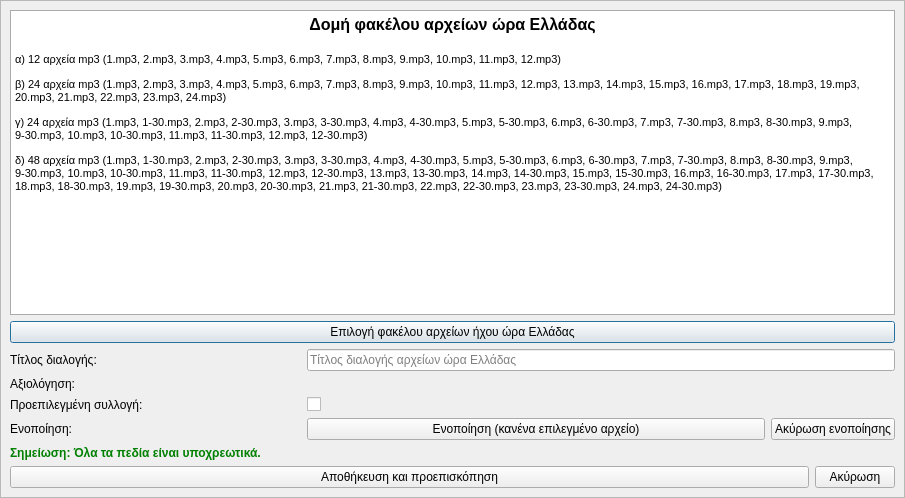
<?xml version="1.0" encoding="UTF-8"?>
<ui version="4.0">
 <class>Dialog</class>
 <widget class="QDialog" name="Dialog">
  <property name="geometry">
   <rect>
    <x>0</x>
    <y>0</y>
    <width>905</width>
    <height>498</height>
   </rect>
  </property>
  <property name="windowTitle">
   <string>Εισαγωγή ώρα Ελλάδας</string>
  </property>
  <property name="windowIcon">
   <iconset resource="../../../../icons.qrc">
    <normaloff>:/rest-windows/assets/images/rest-windows/import.png</normaloff>:/rest-windows/assets/images/rest-windows/import.png</iconset>
  </property>
  <layout class="QGridLayout" name="gridLayout_2">
   <property name="leftMargin">
    <number>0</number>
   </property>
   <property name="topMargin">
    <number>0</number>
   </property>
   <property name="rightMargin">
    <number>0</number>
   </property>
   <property name="bottomMargin">
    <number>0</number>
   </property>
   <item row="0" column="0">
    <widget class="QScrollArea" name="scrollArea">
     <property name="widgetResizable">
      <bool>true</bool>
     </property>
     <widget class="QWidget" name="scrollAreaWidgetContents">
      <property name="geometry">
       <rect>
        <x>0</x>
        <y>0</y>
        <width>903</width>
        <height>496</height>
       </rect>
      </property>
      <property name="sizePolicy">
       <sizepolicy hsizetype="Ignored" vsizetype="Preferred">
        <horstretch>0</horstretch>
        <verstretch>0</verstretch>
       </sizepolicy>
      </property>
      <layout class="QGridLayout" name="gridLayout_3">
       <item row="1" column="0" colspan="3">
        <widget class="QPushButton" name="choose_folder_button">
         <property name="sizePolicy">
          <sizepolicy hsizetype="Minimum" vsizetype="Maximum">
           <horstretch>0</horstretch>
           <verstretch>0</verstretch>
          </sizepolicy>
         </property>
         <property name="minimumSize">
          <size>
           <width>0</width>
           <height>0</height>
          </size>
         </property>
         <property name="text">
          <string>Επιλογή φακέλου αρχείων ήχου ώρα Ελλάδας</string>
         </property>
         <property name="icon">
          <iconset resource="../../../../icons.qrc">
           <normaloff>:/rest-windows/assets/images/rest-windows/select-file.png</normaloff>:/rest-windows/assets/images/rest-windows/select-file.png</iconset>
         </property>
        </widget>
       </item>
       <item row="2" column="0">
        <widget class="QLabel" name="label">
         <property name="text">
          <string>Τίτλος διαλογής:</string>
         </property>
        </widget>
       </item>
       <item row="2" column="1" colspan="2">
        <widget class="QLineEdit" name="title">
         <property name="sizePolicy">
          <sizepolicy hsizetype="Expanding" vsizetype="Maximum">
           <horstretch>0</horstretch>
           <verstretch>0</verstretch>
          </sizepolicy>
         </property>
         <property name="minimumSize">
          <size>
           <width>0</width>
           <height>0</height>
          </size>
         </property>
         <property name="dragEnabled">
          <bool>true</bool>
         </property>
         <property name="readOnly">
          <bool>false</bool>
         </property>
         <property name="placeholderText">
          <string>Τίτλος διαλογής αρχείων ώρα Ελλάδας</string>
         </property>
         <property name="clearButtonEnabled">
          <bool>true</bool>
         </property>
        </widget>
       </item>
       <item row="3" column="0">
        <widget class="QLabel" name="label_2">
         <property name="text">
          <string>Αξιολόγηση:</string>
         </property>
        </widget>
       </item>
       <item row="3" column="1" colspan="2">
        <widget class="QFrame" name="rating_frame">
         <property name="styleSheet">
          <string notr="true">QFrame{border:none;}</string>
         </property>
         <property name="frameShape">
          <enum>QFrame::StyledPanel</enum>
         </property>
         <property name="frameShadow">
          <enum>QFrame::Raised</enum>
         </property>
         <layout class="QGridLayout" name="gridLayout">
          <property name="leftMargin">
           <number>0</number>
          </property>
          <property name="topMargin">
           <number>0</number>
          </property>
          <property name="rightMargin">
           <number>0</number>
          </property>
          <property name="bottomMargin">
           <number>0</number>
          </property>
         </layout>
        </widget>
       </item>
       <item row="4" column="0">
        <widget class="QLabel" name="label_3">
         <property name="text">
          <string>Προεπιλεγμένη συλλογή:</string>
         </property>
        </widget>
       </item>
       <item row="4" column="1">
        <widget class="QCheckBox" name="is_default">
         <property name="text">
          <string/>
         </property>
        </widget>
       </item>
       <item row="5" column="0">
        <widget class="QLabel" name="label_4">
         <property name="text">
          <string>Ενοποίηση:</string>
         </property>
        </widget>
       </item>
       <item row="5" column="1" colspan="2">
        <widget class="QFrame" name="frame">
         <property name="styleSheet">
          <string notr="true">QFrame{border:none;}</string>
         </property>
         <property name="frameShape">
          <enum>QFrame::StyledPanel</enum>
         </property>
         <property name="frameShadow">
          <enum>QFrame::Raised</enum>
         </property>
         <layout class="QHBoxLayout" name="horizontalLayout_2">
          <property name="leftMargin">
           <number>0</number>
          </property>
          <property name="topMargin">
           <number>0</number>
          </property>
          <property name="rightMargin">
           <number>0</number>
          </property>
          <property name="bottomMargin">
           <number>0</number>
          </property>
          <item>
           <widget class="QPushButton" name="append_sound_file">
            <property name="sizePolicy">
             <sizepolicy hsizetype="Expanding" vsizetype="Maximum">
              <horstretch>0</horstretch>
              <verstretch>0</verstretch>
             </sizepolicy>
            </property>
            <property name="minimumSize">
             <size>
              <width>0</width>
              <height>0</height>
             </size>
            </property>
            <property name="text">
             <string>Ενοποίηση (κανένα επιλεγμένο αρχείο)</string>
            </property>
            <property name="icon">
             <iconset resource="../../../../icons.qrc">
              <normaloff>:/rest-windows/assets/images/rest-windows/append.png</normaloff>:/rest-windows/assets/images/rest-windows/append.png</iconset>
            </property>
           </widget>
          </item>
          <item>
           <widget class="QPushButton" name="cancel_append">
            <property name="sizePolicy">
             <sizepolicy hsizetype="Minimum" vsizetype="Maximum">
              <horstretch>0</horstretch>
              <verstretch>0</verstretch>
             </sizepolicy>
            </property>
            <property name="minimumSize">
             <size>
              <width>0</width>
              <height>0</height>
             </size>
            </property>
            <property name="text">
             <string>Ακύρωση ενοποίησης</string>
            </property>
           </widget>
          </item>
         </layout>
        </widget>
       </item>
       <item row="6" column="0" colspan="3">
        <widget class="QLabel" name="label_5">
         <property name="styleSheet">
          <string notr="true">QLabel{font-weight:bold;color:green;}</string>
         </property>
         <property name="text">
          <string>Σημείωση: Όλα τα πεδία είναι υποχρεωτικά.</string>
         </property>
        </widget>
       </item>
       <item row="7" column="0" colspan="3">
        <widget class="QFrame" name="frame_2">
         <property name="styleSheet">
          <string notr="true">QFrame{border:none;}</string>
         </property>
         <property name="frameShape">
          <enum>QFrame::StyledPanel</enum>
         </property>
         <property name="frameShadow">
          <enum>QFrame::Raised</enum>
         </property>
         <layout class="QHBoxLayout" name="horizontalLayout">
          <property name="leftMargin">
           <number>0</number>
          </property>
          <property name="topMargin">
           <number>0</number>
          </property>
          <property name="rightMargin">
           <number>0</number>
          </property>
          <property name="bottomMargin">
           <number>0</number>
          </property>
          <item>
           <widget class="QPushButton" name="save_and_preview">
            <property name="sizePolicy">
             <sizepolicy hsizetype="Expanding" vsizetype="Maximum">
              <horstretch>0</horstretch>
              <verstretch>0</verstretch>
             </sizepolicy>
            </property>
            <property name="minimumSize">
             <size>
              <width>0</width>
              <height>0</height>
             </size>
            </property>
            <property name="text">
             <string>Αποθήκευση και προεπισκόπηση</string>
            </property>
            <property name="icon">
             <iconset resource="../../../../icons.qrc">
              <normaloff>:/rest-windows/assets/images/rest-windows/save.png</normaloff>:/rest-windows/assets/images/rest-windows/save.png</iconset>
            </property>
           </widget>
          </item>
          <item>
           <widget class="QPushButton" name="cancel">
            <property name="sizePolicy">
             <sizepolicy hsizetype="Minimum" vsizetype="Maximum">
              <horstretch>0</horstretch>
              <verstretch>0</verstretch>
             </sizepolicy>
            </property>
            <property name="minimumSize">
             <size>
              <width>0</width>
              <height>0</height>
             </size>
            </property>
            <property name="text">
             <string>Ακύρωση</string>
            </property>
           </widget>
          </item>
         </layout>
        </widget>
       </item>
       <item row="0" column="0" colspan="3">
        <widget class="QTextBrowser" name="instructions">
         <property name="styleSheet">
          <string notr="true">QTextBrowser{border:1px solid #ABABAB;}</string>
         </property>
         <property name="html">
          <string>&lt;!DOCTYPE HTML PUBLIC &quot;-//W3C//DTD HTML 4.0//EN&quot; &quot;http://www.w3.org/TR/REC-html40/strict.dtd&quot;&gt;
&lt;html&gt;&lt;head&gt;&lt;meta name=&quot;qrichtext&quot; content=&quot;1&quot; /&gt;&lt;style type=&quot;text/css&quot;&gt;
p, li { white-space: pre-wrap; }
&lt;/style&gt;&lt;/head&gt;&lt;body style=&quot; font-family:'Ubuntu'; font-size:11pt; font-weight:400; font-style:normal;&quot;&gt;
&lt;p align=&quot;center&quot; style=&quot; margin-top:0px; margin-bottom:0px; margin-left:0px; margin-right:0px; -qt-block-indent:0; text-indent:0px;&quot;&gt;&lt;span style=&quot; font-family:'MS Shell Dlg 2'; font-size:12pt; font-weight:600;&quot;&gt;Δομή φακέλου αρχείων ώρα Ελλάδας&lt;/span&gt;&lt;/p&gt;
&lt;p style=&quot;-qt-paragraph-type:empty; margin-top:0px; margin-bottom:0px; margin-left:0px; margin-right:0px; -qt-block-indent:0; text-indent:0px; font-family:'MS Shell Dlg 2'; font-size:12pt; font-weight:600;&quot;&gt;&lt;br /&gt;&lt;/p&gt;
&lt;p style=&quot; margin-top:0px; margin-bottom:12px; margin-left:0px; margin-right:0px; -qt-block-indent:0; text-indent:0px;&quot;&gt;&lt;span style=&quot; font-family:'MS Shell Dlg 2'; font-size:8.25pt;&quot;&gt;α) 12 αρχεία mp3 (1.mp3, 2.mp3, 3.mp3, 4.mp3, 5.mp3, 6.mp3, 7.mp3, 8.mp3, 9.mp3, 10.mp3, 11.mp3, 12.mp3)&lt;/span&gt;&lt;/p&gt;
&lt;p style=&quot; margin-top:0px; margin-bottom:12px; margin-left:0px; margin-right:0px; -qt-block-indent:0; text-indent:0px;&quot;&gt;&lt;span style=&quot; font-family:'MS Shell Dlg 2'; font-size:8.25pt;&quot;&gt;β) 24 αρχεία mp3 (1.mp3, 2.mp3, 3.mp3, 4.mp3, 5.mp3, 6.mp3, 7.mp3, 8.mp3, 9.mp3, 10.mp3, 11.mp3, 12.mp3, 13.mp3, 14.mp3, 15.mp3, 16.mp3, 17.mp3, 18.mp3, 19.mp3, 20.mp3, 21.mp3, 22.mp3, 23.mp3, 24.mp3)&lt;/span&gt;&lt;/p&gt;
&lt;p style=&quot; margin-top:0px; margin-bottom:12px; margin-left:0px; margin-right:0px; -qt-block-indent:0; text-indent:0px;&quot;&gt;&lt;span style=&quot; font-family:'MS Shell Dlg 2'; font-size:8.25pt;&quot;&gt;γ) 24 αρχεία mp3 (1.mp3, 1-30.mp3, 2.mp3, 2-30.mp3, 3.mp3, 3-30.mp3, 4.mp3, 4-30.mp3, 5.mp3, 5-30.mp3, 6.mp3, 6-30.mp3, 7.mp3, 7-30.mp3, 8.mp3, 8-30.mp3, 9.mp3, 9-30.mp3, 10.mp3, 10-30.mp3, 11.mp3, 11-30.mp3, 12.mp3, 12-30.mp3)&lt;/span&gt;&lt;/p&gt;
&lt;p style=&quot; margin-top:0px; margin-bottom:12px; margin-left:0px; margin-right:0px; -qt-block-indent:0; text-indent:0px;&quot;&gt;&lt;span style=&quot; font-family:'MS Shell Dlg 2'; font-size:8.25pt;&quot;&gt;δ) 48 αρχεία mp3 (1.mp3, 1-30.mp3, 2.mp3, 2-30.mp3, 3.mp3, 3-30.mp3, 4.mp3, 4-30.mp3, 5.mp3, 5-30.mp3, 6.mp3, 6-30.mp3, 7.mp3, 7-30.mp3, 8.mp3, 8-30.mp3, 9.mp3, 9-30.mp3, 10.mp3, 10-30.mp3, 11.mp3, 11-30.mp3, 12.mp3, 12-30.mp3, 13.mp3, 13-30.mp3, 14.mp3, 14-30.mp3, 15.mp3, 15-30.mp3, 16.mp3, 16-30.mp3, 17.mp3, 17-30.mp3, 18.mp3, 18-30.mp3, 19.mp3, 19-30.mp3, 20.mp3, 20-30.mp3, 21.mp3, 21-30.mp3, 22.mp3, 22-30.mp3, 23.mp3, 23-30.mp3, 24.mp3, 24-30.mp3)&lt;/span&gt;&lt;/p&gt;&lt;/body&gt;&lt;/html&gt;</string>
         </property>
        </widget>
       </item>
      </layout>
     </widget>
    </widget>
   </item>
  </layout>
 </widget>
 <tabstops>
  <tabstop>scrollArea</tabstop>
  <tabstop>instructions</tabstop>
  <tabstop>choose_folder_button</tabstop>
  <tabstop>title</tabstop>
  <tabstop>is_default</tabstop>
  <tabstop>append_sound_file</tabstop>
  <tabstop>cancel_append</tabstop>
  <tabstop>save_and_preview</tabstop>
  <tabstop>cancel</tabstop>
 </tabstops>
 <resources>
  <include location="../../../../icons.qrc"/>
 </resources>
 <connections/>
</ui>
